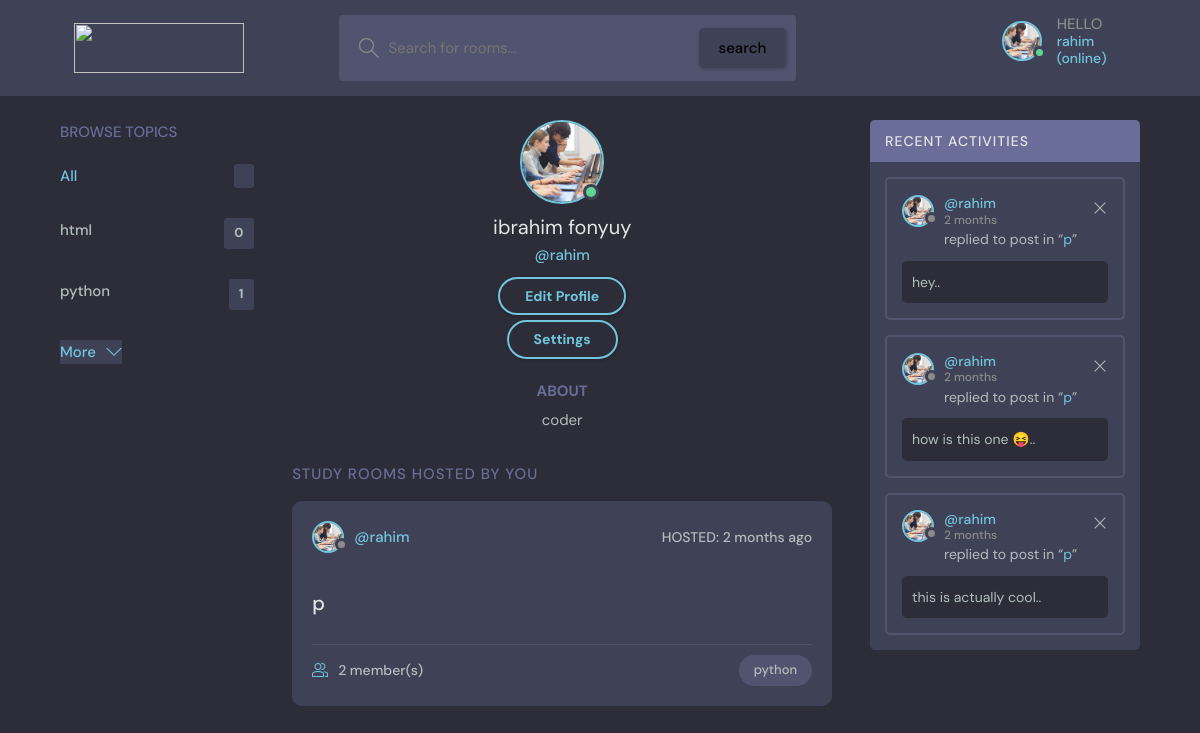
The page /base/profile/1 (signed in) on the database its author committed.
### base/models.py (models this page shows, shortened)
class User(AbstractUser):
    name=models.CharField(max_length=50, null=True)
    email=models.EmailField(unique=True, null=True)
    about=models.TextField(max_length=300, null=True, blank=True)
    avatar=models.ImageField(null=True, default='avatar.svg')
    REQUIRED_FIELDS=[]

class Topic(models.Model):
    name=models.CharField(max_length=100)

class Room(models.Model):
    host=models.ForeignKey(User, on_delete=models.SET_NULL, null=True)
    topic=models.ForeignKey(Topic,  on_delete=models.SET_NULL, null=True)
    title=models.CharField(max_length=100)
    participants=models.ManyToManyField(User, related_name='participants', blank=True)
    description=models.TextField(null=True, blank=True)
    rules=models.TextField(null=True, blank=True)
    updated=models.DateTimeField(auto_now=True)
    created=models.DateTimeField(auto_now_add=True)
    class Meta():
        ordering=["-updated","-created"]
    def __str__(self):
        return self.title

class Message(models.Model):
    user=models.ForeignKey(User, on_delete=models.CASCADE)
    room=models.ForeignKey(Room,  on_delete=models.CASCADE)
    body=models.TextField()
    files=models.FileField( default=None, blank=True, max_length=5248280000 ,validators=[file_size])
    image=models.ImageField(null=True, default=None, max_length=5*1024*1024)
    updated=models.DateTimeField(auto_now=True)
    created=models.DateTimeField(auto_now_add=True)
    is_read=models.BooleanField(default=False)
    class Meta():
        ordering=["-updated","-created"]

### base/views.py (the view)
# urls.py: path('profile/<str:pk>', views.user_profile, name='profile-page'),
@login_required(login_url='login')
def user_profile(request, pk):
    user=User.objects.get(id=pk)
    db=user.room_set.all()
    rooms=Room.objects.all()
    room_messages=user.message_set.all()
    topics=Topic.objects.all()
    context={'user':user, 'db':db, 'room_messages':room_messages, 'topics':topics, 'rooms':rooms }
    return render(request, 'profile.html' , context)

### templates/profile.html (shortened to what this page needs)
{%extends 'main.html'%}
{% block content%}
  <main class="profile-page layout layout--3">
    <div class="container">
      {% include 'base/topics_components.html' %}
      <div class="roomList">
        <div class="profile">
          <div class="profile__avatar">
            <a href="{{user.avatar.url}}"><div class="avatar avatar--large active">
              <img src="{{user.avatar.url}}" />
            </div></a>
          </div>
          <div class="profile__info">
            <h3>{{user.name}}</h3>
            <p>@{{user.username}}</p>
            {% if request.user == user%}
            <a href="{% url 'edit-user' %}" class="btn btn--main btn--pill">Edit Profile</a><br>
            <a href="{% url 'settings' %}" style="margin-top:5px;"class="btn btn--main btn--pill">Settings</a><br>
            {%endif%}
          </div>
          <div style="text-align:center;" class="profile__about">
            <h3>About</h3>
            <p>
             {{user.about}}
            </p>
          </div>
        </div>
        <div class="roomList__header">
          {%if request.user != user%}
          <div>
            <h2>Study Rooms Hosted by {{user.username}}</a>
            </h2>
          </div>
          {%else%}
          <div>
            <h2>Study Rooms Hosted by you</a>
            </h2>
          </div>
          {%endif%}
        </div>
        {%include 'base/feed_components.html'%}
      </div>
      {%include 'base/activity_component.html'%}
    </div>
  </main>
{%endblock content%}

### templates/main.html (shortened to what this page needs)
<!DOCTYPE html>
<html lang="en">
{% load static %}
  <head>
    <link rel="stylesheet" href="{%  static 'styles/style.css' %}" />
  </head>
  <body>
    {% include 'navbar.html'%}
    {% block content %}
    {% endblock %}
  </body>
</html>

### templates/navbar.html (shortened to what this page needs)
{% load static%}
<header class="header header--loggedIn">
    <div class="container">
      <a href="{% url 'index' %}" class="header__logo">
          <img style="width:17rem; height:5rem;" src="{% static 'images/team/dark.png' %}" alt="">
      </a>
      <form method="GET" action="{% url 'index' %}" class="header__search">
        <label>
          <input name="q" placeholder="Search for rooms..." />
          <button class="btn" type="submit">search</button>
        </label>
      </form>
      <nav class="header__menu">
        {% if request.user.is_authenticated%}
        <div class="header__user">
          <a href="{% url 'profile-page' request.user.id %}">
            <div class="avatar avatar--medium active">
              <img src="{{request.user.avatar.url}}" />
            </div>
            <p>HELLO<span>{{request.user.username}}<br>(online)</span><p>
          </a>
        </div>
        {%else%}
        <a href="{% url 'login' %}">
          <img src="{% static 'images/avatar.svg' %}" />
          <p>Login</p>
        </a>
        {%endif%}
      </nav>
    </div>
  </header>

### templates/base/topics_components.html
<div class="topics">
   <div class="topics__header">
     <h2>Browse Topics</h2>
   </div>
   <ul class="topics__list">
     <li>
       <a href="{% url 'index' %}" class="active">All<span>{{top.count}}</span></a>
     </li>
     {% for topic in topics %}
     <li>
       <a href="{% url 'index' %}?q={{topic.name}}">{{topic.name}}<span>{{topic.room_set.all.count}}</span></a>
     </li>
     {%endfor%}
   </ul>
   <a class="btn btn--link" href="{%url 'topics' %}">
     More
     <svg version="1.1" xmlns="http://www.w3.org/2000/svg" width="32" height="32" viewBox="0 0 32 32">
       <title>chevron-down</title>
       <path d="M16 21l-13-13h-3l16 16 16-16h-3l-13 13z"></path>
     </svg>
   </a>
 </div>

### templates/base/feed_components.html (shortened to what this page needs)
{% for me in db %}
<div class="roomListRoom">
    <div class="roomListRoom__header">
        {% if request.user.is_authenticated %}
        <a href="{% url 'profile-page' me.host.id%}" class="roomListRoom__author">
        <div class="avatar avatar--small">
          <img src="{{me.host.avatar.url}}" />
        </div>
        <span>@{{me.host.username}}</span>
        </a>
      {%endif%}
      <div class="roomListRoom__actions">
        <span>HOSTED: {{me.created |timesince}} ago</span>
      </div>
    </div>
    <div class="roomListRoom__content">
      <p>
        <h4><a href="{% url 'home' me.id %}"> {{me.title}}</a></h4>
      </p>
    </div>
    <div class="roomListRoom__meta">
      <a href="{% url 'home' me.id %}" class="roomListRoom__joined">
        {{me.participants.count}} member(s)
      </a>
      <p class="roomListRoom__topic">{{me.topic.name}}</p>
    </div>
</div>
{%endfor%}

### templates/base/activity_component.html (shortened to what this page needs)
<div class="activities">
  <div class="activities__header">
    <h2>Recent Activities</h2>
  </div>
  {% for message in room_messages%}
  <div class="activities__box">
    <div class="activities__boxHeader roomListRoom__header">
      {% if request.user.is_authenticated %}
      <a href="{% url 'profile-page' message.user.id %}" class="roomListRoom__author">
        <div class="avatar avatar--small">
          <img src="{{message.user.avatar.url}}" />
        </div>
        <p>
          @{{message.user.username}}
          <span>{{message.created|timesince}}</span>
        </p>
      </a>
      {%endif%}
      {% if request.user  == message.user %}
      <div class="roomListRoom__actions">
        <a href="{% url 'delete-message' message.id %}">
          <svg version="1.1" xmlns="http://www.w3.org/2000/svg" width="32" height="32" viewBox="0 0 32 32">
            <title>remove</title>
            <path
              d="M27.314 6.019l-1.333-1.333-9.98 9.981-9.981-9.981-1.333 1.333 9.981 9.981-9.981 9.98 1.333 1.333 9.981-9.98 9.98 9.98 1.333-1.333-9.98-9.98 9.98-9.981z"
            ></path>
          </svg>
        </a>
      </div>
      {%endif%}
    </div>
    <div class="activities__boxContent">
      <p>replied to post in “<a href="{% url 'home' message.room.id%}">{{message.room}}</a>”</p>
      <div class="activities__boxRoomContent">
        {{message.body}}..
      </div>
    </div>
  </div>
  {%endfor%}
</div>

### rows shown on the page
User: user.avatar (picture), user.username "rahim", avatar (picture), name "ibrahim fonyuy", username "rahim", about "coder"
Topic: name "html", room_set.all.count "0"
Topic: name "python", room_set.all.count "1"
Room: host.avatar (picture), host.username "rahim", created "2 months", title "p", participants.count "2", topic.name "python"
Message: user.avatar (picture), user.username "rahim", created "2 months", room "p", body "hey"
Message: user.avatar (picture), user.username "rahim", created "2 months", room "p", body "how is this one 😝"
Message: user.avatar (picture), user.username "rahim", created "2 months", room "p", body "this is actually cool"
